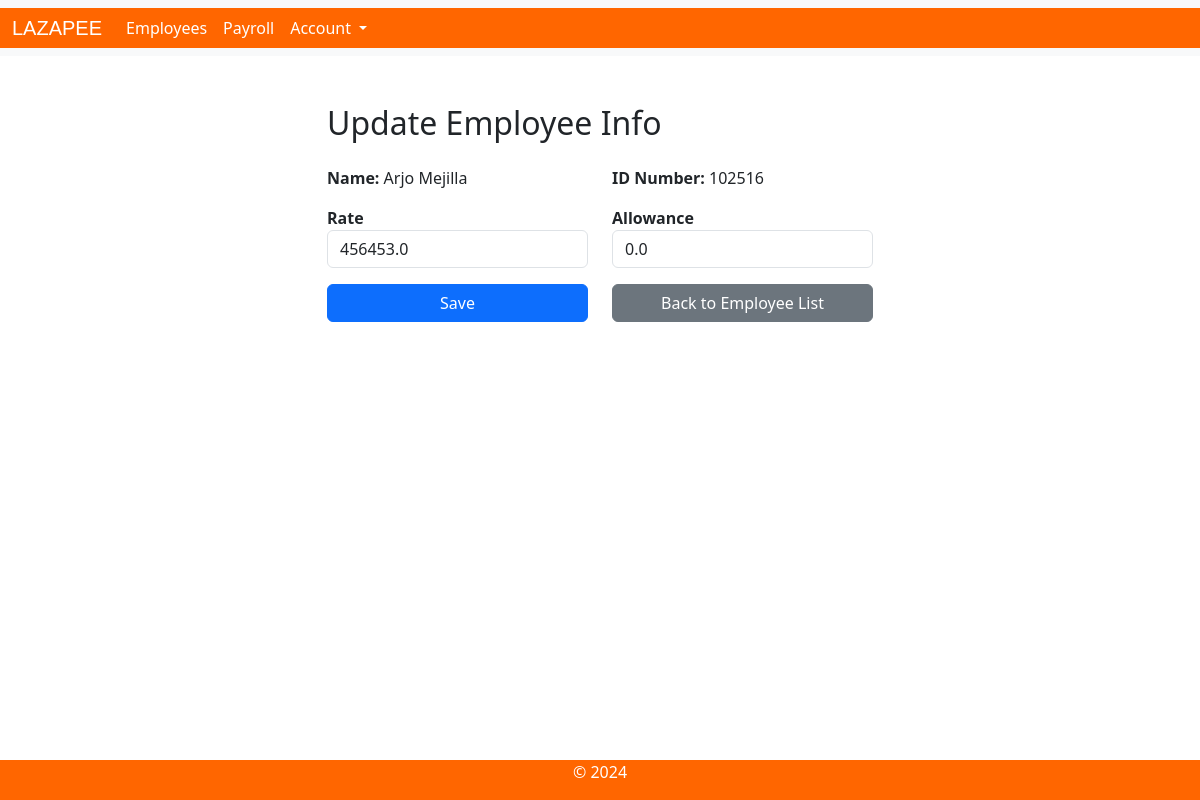
Screenshot of /update_employee/14/ with the database file from the repository.
### payroll_app/models.py (models this page shows, shortened)
class Employee(models.Model):
    name = models.CharField(max_length = 300)
    id_number = models.CharField(max_length = 300)
    rate = models.FloatField(null=0)
    overtime_pay = models.FloatField(null=0)
    allowance = models.FloatField(null=0)
    objects = models.Manager()

### payroll_app/views.py (the view)
# urls.py: path('update_employee/<int:pk>/', views.Update_employee, name='update_employee'),
def Update_employee(request, pk):
    if request.method =='POST':
        rate = request.POST.get('update_rate')
        allowance = request.POST.get('update_allowance')
        Employee.objects.filter(pk=pk).update(rate=rate, allowance=allowance)
        messages.success(request, "Employee Information Has Been Updated.", extra_tags='alert-success')
        return redirect('employeelist')
    else:
        emp = get_object_or_404(Employee, pk=pk)
        return render(request, 'LazapeeApp/update_employee.html', {'employees': emp})

### payroll_app/templates/LazapeeApp/update_employee.html (shortened to what this page needs)
{% extends 'LazapeeApp/navbar.html' %}
{% load static %}
{% block content %}
<body>
    <div class="container mt-5">
        <div class="row d-flex justify-content-center">
            <div class="col-md-6">
                <h2 class="mb-4">Update Employee Info</h2>
                <form action="{% url 'update_employee' pk=employees.pk %}" method="POST" style="display: inline;">
                    <div class="form-group">
                        <div class="row">
                            <div class="col">
                                <p><strong>Name:</strong> {{employees.name}}</p>
                            </div>
                            <div class="col">
                                <p><strong>ID Number:</strong> {{ employees.id_number }}</p>
                            </div>
                        </div>
                        <div class="row">
                            <div class="col">
                                <strong>Rate</strong>
                                <input type="text" class="form-control" id="update_rate" name="update_rate" value="{{employees.rate}}">
                            </div>
                            <div class="col">
                                <p><strong>Allowance</strong>
                                <input type="text" class="form-control" id="update_allowance" name="update_allowance" value="{{employees.allowance}}">
                            </div>
                        </div>
                        <div class="row">
                            <div class="col">
                                <button type="submit" class="btn btn-primary" style="width: 100%"> Save</button>
                            </div>
                            <div class="col">
                                <a href="{% url 'employeelist' %}" class="btn btn-secondary" style="width: 100%">Back to Employee List</a>
                            </div>
                        </div>
                    </div>
                </form>
            </div>
        </div>
    </div>
</body>
{% endblock %}

### rows the page displays
Employee: name "Arjo Mejilla", id_number "102516", update_rate "456453.0", update_allowance "0.0"
